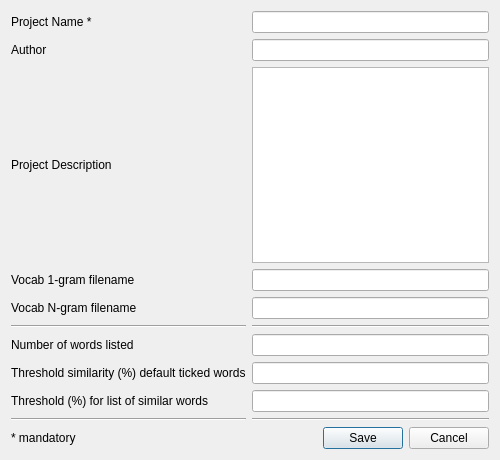
<?xml version="1.0" encoding="UTF-8"?>
<ui version="4.0">
 <class>Dialog_settings</class>
 <widget class="QDialog" name="Dialog_settings">
  <property name="geometry">
   <rect>
    <x>0</x>
    <y>0</y>
    <width>500</width>
    <height>460</height>
   </rect>
  </property>
  <property name="maximumSize">
   <size>
    <width>500</width>
    <height>600</height>
   </size>
  </property>
  <property name="windowTitle">
   <string>Settings</string>
  </property>
  <layout class="QGridLayout" name="gridLayout_2">
   <item row="0" column="0">
    <layout class="QGridLayout" name="gridLayout">
     <item row="1" column="1">
      <widget class="QLineEdit" name="lineEdit_Settings_ProjectAuthor"/>
     </item>
     <item row="10" column="1">
      <widget class="QDialogButtonBox" name="buttonBox_Setup">
       <property name="standardButtons">
        <set>QDialogButtonBox::Cancel|QDialogButtonBox::Save</set>
       </property>
      </widget>
     </item>
     <item row="2" column="1">
      <widget class="QTextEdit" name="textEdit_Settings_ProjectDescription"/>
     </item>
     <item row="6" column="1">
      <widget class="QLineEdit" name="lineEdit_Setup_NumberToken"/>
     </item>
     <item row="3" column="1">
      <widget class="QLineEdit" name="lineEdit_Settings_Project1gVocabName"/>
     </item>
     <item row="6" column="0">
      <widget class="QLabel" name="label_Setup_NumberToken">
       <property name="text">
        <string>Number of words listed</string>
       </property>
      </widget>
     </item>
     <item row="10" column="0">
      <widget class="QLabel" name="label">
       <property name="text">
        <string>* mandatory</string>
       </property>
      </widget>
     </item>
     <item row="9" column="0">
      <widget class="Line" name="line_3">
       <property name="orientation">
        <enum>Qt::Horizontal</enum>
       </property>
      </widget>
     </item>
     <item row="0" column="0">
      <widget class="QLabel" name="label_Settings_ProjectName">
       <property name="text">
        <string>Project Name *</string>
       </property>
      </widget>
     </item>
     <item row="4" column="0">
      <widget class="QLabel" name="label_Settings_ProjectNgVocabName">
       <property name="text">
        <string>Vocab N-gram filename</string>
       </property>
      </widget>
     </item>
     <item row="5" column="1">
      <widget class="Line" name="line_2">
       <property name="orientation">
        <enum>Qt::Horizontal</enum>
       </property>
      </widget>
     </item>
     <item row="9" column="1">
      <widget class="Line" name="line_4">
       <property name="orientation">
        <enum>Qt::Horizontal</enum>
       </property>
      </widget>
     </item>
     <item row="0" column="1">
      <widget class="QLineEdit" name="lineEdit_Settings_ProjectName"/>
     </item>
     <item row="5" column="0">
      <widget class="Line" name="line">
       <property name="orientation">
        <enum>Qt::Horizontal</enum>
       </property>
      </widget>
     </item>
     <item row="7" column="1">
      <widget class="QLineEdit" name="lineEdit_Setup_TokenChecked">
       <property name="inputMethodHints">
        <set>Qt::ImhNone</set>
       </property>
      </widget>
     </item>
     <item row="8" column="1">
      <widget class="QLineEdit" name="lineEdit_Setup_TokenShow">
       <property name="inputMethodHints">
        <set>Qt::ImhNone</set>
       </property>
      </widget>
     </item>
     <item row="2" column="0">
      <widget class="QLabel" name="label_Settings_ProjectDescription">
       <property name="text">
        <string>Project Description</string>
       </property>
      </widget>
     </item>
     <item row="3" column="0">
      <widget class="QLabel" name="label_Settings_Project1gVocabName">
       <property name="text">
        <string>Vocab 1-gram filename</string>
       </property>
      </widget>
     </item>
     <item row="8" column="0">
      <widget class="QLabel" name="label_Setup_TokenShow">
       <property name="text">
        <string>Threshold (%) for list of similar words</string>
       </property>
      </widget>
     </item>
     <item row="7" column="0">
      <widget class="QLabel" name="label_Setup_TokenChecked">
       <property name="text">
        <string>Threshold similarity (%) default ticked words</string>
       </property>
      </widget>
     </item>
     <item row="4" column="1">
      <widget class="QLineEdit" name="lineEdit_Settings_ProjectNgVocabName"/>
     </item>
     <item row="1" column="0">
      <widget class="QLabel" name="label_Settings_ProjectAuthor">
       <property name="text">
        <string>Author</string>
       </property>
      </widget>
     </item>
    </layout>
   </item>
  </layout>
 </widget>
 <tabstops>
  <tabstop>lineEdit_Settings_ProjectName</tabstop>
  <tabstop>lineEdit_Settings_ProjectAuthor</tabstop>
  <tabstop>textEdit_Settings_ProjectDescription</tabstop>
  <tabstop>lineEdit_Settings_Project1gVocabName</tabstop>
  <tabstop>lineEdit_Settings_ProjectNgVocabName</tabstop>
  <tabstop>lineEdit_Setup_NumberToken</tabstop>
  <tabstop>lineEdit_Setup_TokenChecked</tabstop>
  <tabstop>lineEdit_Setup_TokenShow</tabstop>
 </tabstops>
 <resources/>
 <connections/>
</ui>
